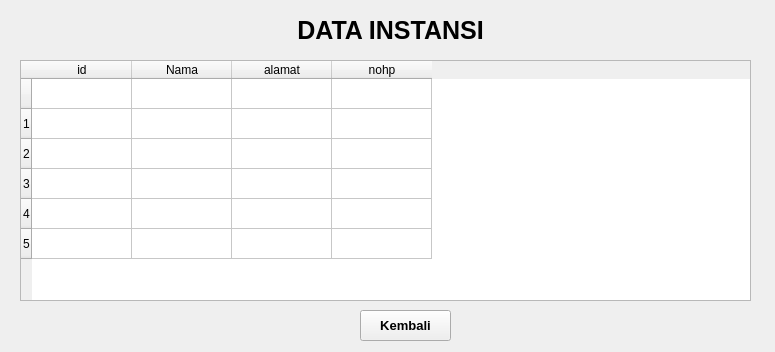
<?xml version="1.0" encoding="UTF-8"?>
<ui version="4.0">
 <class>Form</class>
 <widget class="QWidget" name="Form">
  <property name="geometry">
   <rect>
    <x>0</x>
    <y>0</y>
    <width>775</width>
    <height>352</height>
   </rect>
  </property>
  <property name="windowTitle">
   <string>Form</string>
  </property>
  <widget class="QTableWidget" name="tableWidget">
   <property name="geometry">
    <rect>
     <x>20</x>
     <y>60</y>
     <width>731</width>
     <height>241</height>
    </rect>
   </property>
   <row>
    <property name="text">
     <string/>
    </property>
   </row>
   <row>
    <property name="text">
     <string>1</string>
    </property>
   </row>
   <row>
    <property name="text">
     <string>2</string>
    </property>
   </row>
   <row>
    <property name="text">
     <string>3</string>
    </property>
   </row>
   <row>
    <property name="text">
     <string>4</string>
    </property>
   </row>
   <row>
    <property name="text">
     <string>5</string>
    </property>
   </row>
   <column>
    <property name="text">
     <string>id</string>
    </property>
   </column>
   <column>
    <property name="text">
     <string>Nama</string>
    </property>
   </column>
   <column>
    <property name="text">
     <string>alamat</string>
    </property>
   </column>
   <column>
    <property name="text">
     <string>nohp</string>
    </property>
   </column>
  </widget>
  <widget class="QLabel" name="label">
   <property name="geometry">
    <rect>
     <x>10</x>
     <y>10</y>
     <width>761</width>
     <height>41</height>
    </rect>
   </property>
   <property name="font">
    <font>
     <family>MS Sans Serif</family>
     <pointsize>19</pointsize>
     <weight>75</weight>
     <bold>true</bold>
    </font>
   </property>
   <property name="text">
    <string>DATA INSTANSI</string>
   </property>
   <property name="alignment">
    <set>Qt::AlignCenter</set>
   </property>
  </widget>
  <widget class="QPushButton" name="pushButton">
   <property name="geometry">
    <rect>
     <x>360</x>
     <y>310</y>
     <width>91</width>
     <height>31</height>
    </rect>
   </property>
   <property name="font">
    <font>
     <family>Segoe UI</family>
     <pointsize>10</pointsize>
     <weight>75</weight>
     <bold>true</bold>
    </font>
   </property>
   <property name="text">
    <string>Kembali</string>
   </property>
  </widget>
 </widget>
 <resources/>
 <connections/>
</ui>
